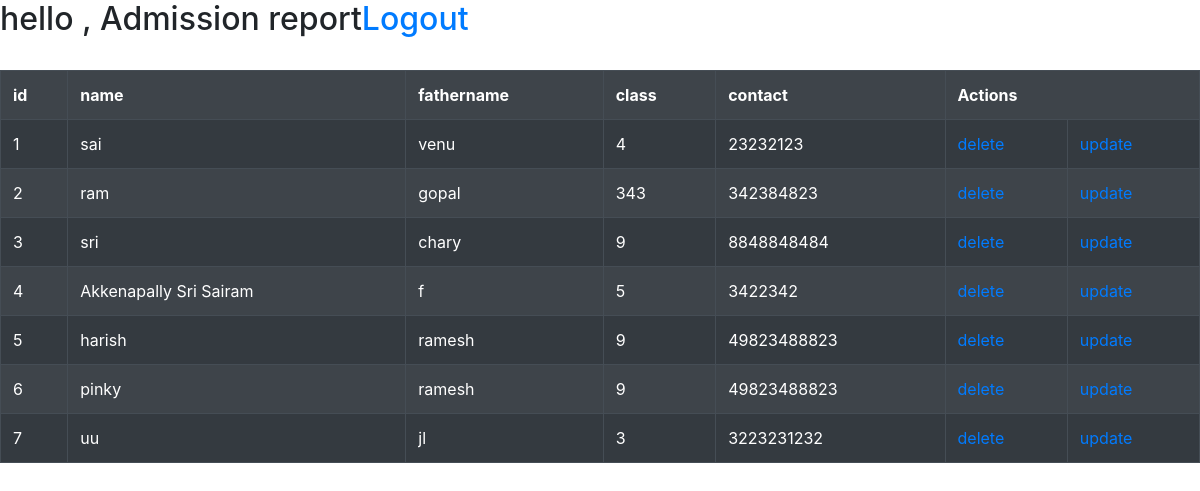
Page /college/stdreport/ (signed in) on the earlier database version.
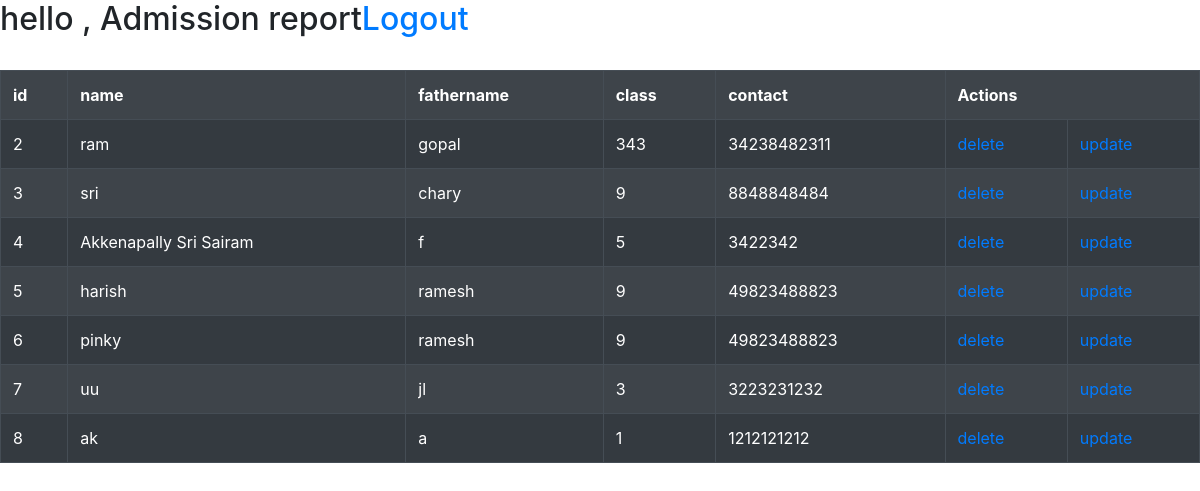
Same page on the later database version.
### college/models.py (models this page shows, shortened)
class student(models.Model):
    name= models.CharField(max_length=1000)
    fname=models.CharField(max_length=1000)
    classname=models.IntegerField()
    contact=models.CharField(max_length=1000)
    class Meta:
        ordering=('id',)

### college/views.py (the view)
# urls.py: path('stdreport/',stdreport),
@login_required()
@permission_required('college.view_student')
def stdreport(request):
    result=student.objects.all(); #select * from student
    students={'allstudents':result}
    return render(request,'student/studentreport.html',students)

### templates/student/studentreport.html (shortened to what this page needs)
<!DOCTYPE html>
<html lang="en" dir="ltr">
  <head>
    <link rel="stylesheet" href="https://stackpath.bootstrapcdn.com/bootstrap/4.5.0/css/bootstrap.min.css">
  </head>
  <body>
    <h2>hello {{name}}, Admission report<a href='/accounts/logout'>Logout</a> </h2>
    <br/>
    <table class="table table-striped table-dark" border='1'>
      <tr>
        <th>id</th>
        <th>name</th>
        <th>fathername</th>
        <th>class</th>
        <th>contact</th>
        <th colspan=2>Actions</th>
      </tr>
      {% for s in allstudents %}
      <tr>
        <td>{{s.id}}</td>
        <td>{{s.name}}</td>
        <td>{{s.fname}}</td>
        <td>{{s.classname}}</td>
        <td>{{s.contact}}</td>
        <td><a href='/college/delete/{{s.id}}'>delete</a>
        <td><a href='/college/update/{{s.id}}'>update</a></td>
      </tr>
      {% endfor %}
  </body>
</html>

Differences in the rows shown:
removed student: id "1", name "sai", fname "venu", classname "4", contact "23232123"
changed student "ram": contact "342384823" → "34238482311"
added student: id "8", name "ak", fname "a", classname "1", contact "1212121212"
